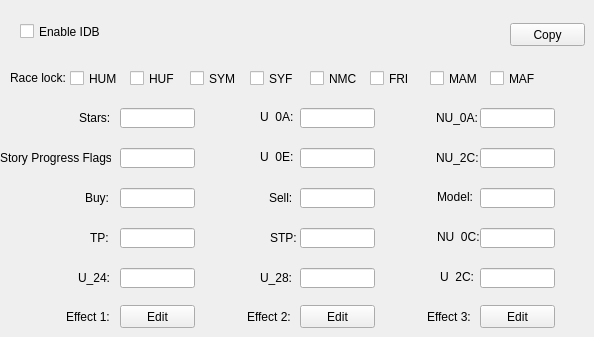
    <widget class="QWidget" name="idbTab">
     <property name="autoFillBackground">
      <bool>true</bool>
     </property>
     <attribute name="title">
      <string>IDB</string>
     </attribute>
     <widget class="QLabel" name="label_20">
      <property name="geometry">
       <rect>
        <x>79</x>
        <y>110</y>
        <width>31</width>
        <height>16</height>
       </rect>
      </property>
      <property name="text">
       <string>Stars:</string>
      </property>
     </widget>
     <widget class="QCheckBox" name="idbHumCheck">
      <property name="geometry">
       <rect>
        <x>70</x>
        <y>70</y>
        <width>51</width>
        <height>17</height>
       </rect>
      </property>
      <property name="text">
       <string>HUM</string>
      </property>
     </widget>
     <widget class="QCheckBox" name="idbNmcCheck">
      <property name="geometry">
       <rect>
        <x>310</x>
        <y>70</y>
        <width>51</width>
        <height>17</height>
       </rect>
      </property>
      <property name="text">
       <string>NMC</string>
      </property>
     </widget>
     <widget class="QCheckBox" name="idbSymCheck">
      <property name="geometry">
       <rect>
        <x>190</x>
        <y>70</y>
        <width>51</width>
        <height>17</height>
       </rect>
      </property>
      <property name="text">
       <string>SYM</string>
      </property>
     </widget>
     <widget class="QCheckBox" name="idbHufCheck">
      <property name="geometry">
       <rect>
        <x>130</x>
        <y>70</y>
        <width>51</width>
        <height>17</height>
       </rect>
      </property>
      <property name="text">
       <string>HUF</string>
      </property>
     </widget>
     <widget class="QLabel" name="label_19">
      <property name="geometry">
       <rect>
        <x>10</x>
        <y>70</y>
        <width>61</width>
        <height>16</height>
       </rect>
      </property>
      <property name="text">
       <string>Race lock:</string>
      </property>
     </widget>
     <widget class="QCheckBox" name="idbMamCheck">
      <property name="geometry">
       <rect>
        <x>430</x>
        <y>70</y>
        <width>51</width>
        <height>17</height>
       </rect>
      </property>
      <property name="text">
       <string>MAM</string>
      </property>
     </widget>
     <widget class="QCheckBox" name="idbMafCheck">
      <property name="geometry">
       <rect>
        <x>490</x>
        <y>70</y>
        <width>51</width>
        <height>17</height>
       </rect>
      </property>
      <property name="text">
       <string>MAF</string>
      </property>
     </widget>
     <widget class="QCheckBox" name="idbFriCheck">
      <property name="geometry">
       <rect>
        <x>370</x>
        <y>70</y>
        <width>51</width>
        <height>17</height>
       </rect>
      </property>
      <property name="text">
       <string>FRI</string>
      </property>
     </widget>
     <widget class="QCheckBox" name="idbSyfCheck">
      <property name="geometry">
       <rect>
        <x>250</x>
        <y>70</y>
        <width>51</width>
        <height>17</height>
       </rect>
      </property>
      <property name="text">
       <string>SYF</string>
      </property>
     </widget>
     <widget class="QLineEdit" name="idbStarsEdit">
      <property name="geometry">
       <rect>
        <x>120</x>
        <y>108</y>
        <width>75</width>
        <height>20</height>
       </rect>
      </property>
     </widget>
     <widget class="QLabel" name="label_33">
      <property name="geometry">
       <rect>
        <x>260</x>
        <y>110</y>
        <width>47</width>
        <height>13</height>
       </rect>
      </property>
      <property name="text">
       <string>U_0A:</string>
      </property>
     </widget>
     <widget class="QToolButton" name="idbCopyButton">
      <property name="geometry">
       <rect>
        <x>510</x>
        <y>23</y>
        <width>75</width>
        <height>23</height>
       </rect>
      </property>
      <property name="text">
       <string>Copy</string>
      </property>
      <property name="popupMode">
       <enum>QToolButton::InstantPopup</enum>
      </property>
      <property name="toolButtonStyle">
       <enum>Qt::ToolButtonTextOnly</enum>
      </property>
     </widget>
     <widget class="QLineEdit" name="idbU0AEdit">
      <property name="geometry">
       <rect>
        <x>300</x>
        <y>108</y>
        <width>75</width>
        <height>20</height>
       </rect>
      </property>
     </widget>
     <widget class="QLabel" name="label_34">
      <property name="geometry">
       <rect>
        <x>0</x>
        <y>150</y>
        <width>111</width>
        <height>16</height>
       </rect>
      </property>
      <property name="text">
       <string>Story Progress Flags:</string>
      </property>
     </widget>
     <widget class="QLineEdit" name="idbU0CEdit">
      <property name="geometry">
       <rect>
        <x>120</x>
        <y>148</y>
        <width>75</width>
        <height>20</height>
       </rect>
      </property>
     </widget>
     <widget class="QLineEdit" name="idbU0EEdit">
      <property name="geometry">
       <rect>
        <x>300</x>
        <y>148</y>
        <width>75</width>
        <height>20</height>
       </rect>
      </property>
     </widget>
     <widget class="QLabel" name="label_35">
      <property name="geometry">
       <rect>
        <x>260</x>
        <y>150</y>
        <width>47</width>
        <height>13</height>
       </rect>
      </property>
      <property name="text">
       <string>U_0E:</string>
      </property>
     </widget>
     <widget class="QLabel" name="label_36">
      <property name="geometry">
       <rect>
        <x>85</x>
        <y>190</y>
        <width>41</width>
        <height>16</height>
       </rect>
      </property>
      <property name="text">
       <string>Buy:</string>
      </property>
     </widget>
     <widget class="QLineEdit" name="idbBuyEdit">
      <property name="geometry">
       <rect>
        <x>120</x>
        <y>188</y>
        <width>75</width>
        <height>20</height>
       </rect>
      </property>
     </widget>
     <widget class="QLineEdit" name="idbSellEdit">
      <property name="geometry">
       <rect>
        <x>300</x>
        <y>188</y>
        <width>75</width>
        <height>20</height>
       </rect>
      </property>
     </widget>
     <widget class="QLabel" name="label_37">
      <property name="geometry">
       <rect>
        <x>269</x>
        <y>190</y>
        <width>31</width>
        <height>16</height>
       </rect>
      </property>
      <property name="text">
       <string>Sell:</string>
      </property>
     </widget>
     <widget class="QLineEdit" name="idbTpEdit">
      <property name="geometry">
       <rect>
        <x>120</x>
        <y>228</y>
        <width>75</width>
        <height>20</height>
       </rect>
      </property>
     </widget>
     <widget class="QLineEdit" name="idbModelEdit">
      <property name="geometry">
       <rect>
        <x>480</x>
        <y>188</y>
        <width>75</width>
        <height>20</height>
       </rect>
      </property>
     </widget>
     <widget class="QLabel" name="label_38">
      <property name="geometry">
       <rect>
        <x>90</x>
        <y>230</y>
        <width>31</width>
        <height>16</height>
       </rect>
      </property>
      <property name="text">
       <string>TP:</string>
      </property>
     </widget>
     <widget class="QLabel" name="label_39">
      <property name="geometry">
       <rect>
        <x>437</x>
        <y>190</y>
        <width>47</width>
        <height>13</height>
       </rect>
      </property>
      <property name="text">
       <string>Model:</string>
      </property>
     </widget>
     <widget class="QLineEdit" name="idbU24Edit">
      <property name="geometry">
       <rect>
        <x>120</x>
        <y>268</y>
        <width>75</width>
        <height>20</height>
       </rect>
      </property>
     </widget>
     <widget class="QLineEdit" name="idbU28Edit">
      <property name="geometry">
       <rect>
        <x>300</x>
        <y>268</y>
        <width>75</width>
        <height>20</height>
       </rect>
      </property>
     </widget>
     <widget class="QLabel" name="label_40">
      <property name="geometry">
       <rect>
        <x>78</x>
        <y>270</y>
        <width>41</width>
        <height>16</height>
       </rect>
      </property>
      <property name="text">
       <string>U_24:</string>
      </property>
     </widget>
     <widget class="QLabel" name="label_41">
      <property name="geometry">
       <rect>
        <x>260</x>
        <y>270</y>
        <width>41</width>
        <height>16</height>
       </rect>
      </property>
      <property name="text">
       <string>U_28:</string>
      </property>
     </widget>
     <widget class="QLabel" name="label_42">
      <property name="geometry">
       <rect>
        <x>440</x>
        <y>270</y>
        <width>47</width>
        <height>13</height>
       </rect>
      </property>
      <property name="text">
       <string>U_2C:</string>
      </property>
     </widget>
     <widget class="QLineEdit" name="idbU2CEdit">
      <property name="geometry">
       <rect>
        <x>480</x>
        <y>268</y>
        <width>75</width>
        <height>20</height>
       </rect>
      </property>
     </widget>
     <widget class="QLabel" name="label_43">
      <property name="geometry">
       <rect>
        <x>66</x>
        <y>310</y>
        <width>47</width>
        <height>13</height>
       </rect>
      </property>
      <property name="text">
       <string>Effect 1:</string>
      </property>
     </widget>
     <widget class="QPushButton" name="idbEff1Button">
      <property name="geometry">
       <rect>
        <x>120</x>
        <y>305</y>
        <width>75</width>
        <height>23</height>
       </rect>
      </property>
      <property name="text">
       <string>Edit</string>
      </property>
     </widget>
     <widget class="QPushButton" name="idbEff2Button">
      <property name="geometry">
       <rect>
        <x>300</x>
        <y>305</y>
        <width>75</width>
        <height>23</height>
       </rect>
      </property>
      <property name="text">
       <string>Edit</string>
      </property>
     </widget>
     <widget class="QPushButton" name="idbEff3Button">
      <property name="geometry">
       <rect>
        <x>480</x>
        <y>305</y>
        <width>75</width>
        <height>23</height>
       </rect>
      </property>
      <property name="text">
       <string>Edit</string>
      </property>
     </widget>
     <widget class="QLabel" name="label_44">
      <property name="geometry">
       <rect>
        <x>247</x>
        <y>310</y>
        <width>47</width>
        <height>13</height>
       </rect>
      </property>
      <property name="text">
       <string>Effect 2:</string>
      </property>
     </widget>
     <widget class="QLabel" name="label_45">
      <property name="geometry">
       <rect>
        <x>427</x>
        <y>310</y>
        <width>47</width>
        <height>13</height>
       </rect>
      </property>
      <property name="text">
       <string>Effect 3:</string>
      </property>
     </widget>
     <widget class="QCheckBox" name="idbEnableCheck">
      <property name="geometry">
       <rect>
        <x>20</x>
        <y>23</y>
        <width>81</width>
        <height>17</height>
       </rect>
      </property>
      <property name="text">
       <string>Enable IDB</string>
      </property>
     </widget>
     <widget class="QLineEdit" name="idbNU0CEdit">
      <property name="geometry">
       <rect>
        <x>480</x>
        <y>228</y>
        <width>75</width>
        <height>20</height>
       </rect>
      </property>
     </widget>
     <widget class="QLabel" name="label_106">
      <property name="geometry">
       <rect>
        <x>437</x>
        <y>230</y>
        <width>47</width>
        <height>13</height>
       </rect>
      </property>
      <property name="text">
       <string>NU_0C:</string>
      </property>
     </widget>
     <widget class="QLineEdit" name="idbStpEdit">
      <property name="geometry">
       <rect>
        <x>300</x>
        <y>228</y>
        <width>75</width>
        <height>20</height>
       </rect>
      </property>
     </widget>
     <widget class="QLabel" name="label_114">
      <property name="geometry">
       <rect>
        <x>270</x>
        <y>230</y>
        <width>31</width>
        <height>16</height>
       </rect>
      </property>
      <property name="text">
       <string>STP:</string>
      </property>
     </widget>
     <widget class="QLineEdit" name="idbNU0AEdit">
      <property name="geometry">
       <rect>
        <x>480</x>
        <y>108</y>
        <width>75</width>
        <height>20</height>
       </rect>
      </property>
     </widget>
     <widget class="QLabel" name="label_115">
      <property name="geometry">
       <rect>
        <x>436</x>
        <y>110</y>
        <width>49</width>
        <height>16</height>
       </rect>
      </property>
      <property name="text">
       <string>NU_0A:</string>
      </property>
     </widget>
     <widget class="QLineEdit" name="idbNU2CEdit">
      <property name="geometry">
       <rect>
        <x>480</x>
        <y>148</y>
        <width>75</width>
        <height>20</height>
       </rect>
      </property>
     </widget>
     <widget class="QLabel" name="label_116">
      <property name="geometry">
       <rect>
        <x>436</x>
        <y>150</y>
        <width>49</width>
        <height>16</height>
       </rect>
      </property>
      <property name="text">
       <string>NU_2C:</string>
      </property>
     </widget>
    </widget>
